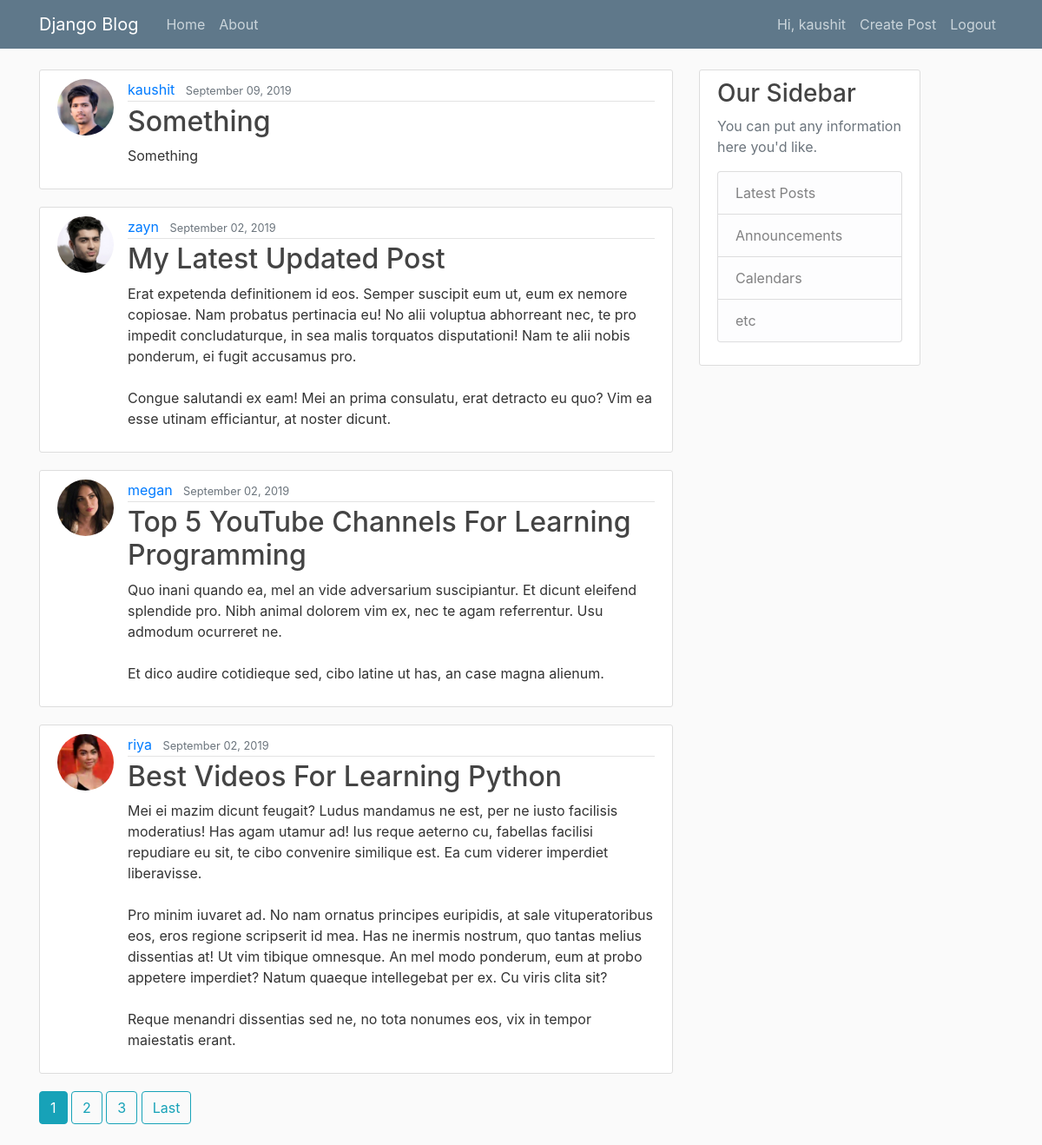
The app's page / (signed in) with its own data.
### blog/models.py (models this page shows, shortened)
class Post(models.Model):
    title = models.CharField(max_length=100)
    content = models.TextField()
    date_posted = models.DateTimeField(default=timezone.now)
    author = models.ForeignKey(User, on_delete=models.CASCADE)

### user/models.py (models this page shows, shortened)
class Profile(models.Model):
    user = models.OneToOneField(User, on_delete=models.CASCADE)
    image = ResizedImageField(upload_to='profile_pic',
                              default='default.png', size=[300, 300], crop=['middle', 'center'])

### blog/views.py (the view)
# urls.py: path('', views.PostListView.as_view(), name='blog-home'),
class PostListView(LoginRequiredMixin, ListView):
    model = Post
    template_name = 'blog/home.html'
    context_object_name = 'post'
    ordering = ['-date_posted']
    paginate_by = 4

### blog/templates/blog/home.html (shortened to what this page needs)
{% extends "blog/base.html" %}
{% block content %}
{% for post in post %}
<div>
    <article class="media content-section">
        <img class="rounded-circle article-img" src="{{ post.author.profile.image.url }}">
        <div class="media-body">
            <div class="article-metadata">
                <a class="mr-2" href="{% url 'user-posts' post.author.username %}">{{post.author}}</a>
                <small class="text-muted">{{post.date_posted|date:"F d, Y"}}</small>
            </div>
            <h2><a class="article-title" href="{% url 'detail-post' post.id %}">{{post.title}}</a></h2>
            <p class="article-content">{{post.content}}</p>
        </div>
    </article>
</div>
{% endfor %}
{% if is_paginated %}
{% for num in page_obj.paginator.page_range %}
{% if page_obj.number == num %}
<a class="btn btn-info mb-4" href="?page={{ num }}">{{ num }}</a>
{% elif num > page_obj.number|add:'-3' and num < page_obj.number|add:'3' %}
<a class="btn btn-outline-info mb-4" href="?page={{ num }}">{{ num }}</a>
{% endif %}
{% endfor %}
{% if page_obj.has_next %}
<a class="btn btn-outline-info mb-4" href="?page={{ page_obj.paginator.num_pages }}">Last</a>
{% endif %}
{% endif %}
{% endblock content %}

### blog/templates/blog/base.html (shortened to what this page needs)
{% load static %}
<!DOCTYPE html>
<html lang="en">
<head>
    <link rel="stylesheet" href="https://maxcdn.bootstrapcdn.com/bootstrap/4.0.0/css/bootstrap.min.css"
>
    <link rel="stylesheet" type="text/css" href="{% static 'blog/main.css' %}">
</head>
<body>
    <header class="site-header">
        <nav class="navbar navbar-expand-md navbar-dark bg-steel fixed-top">
            <div class="container">
                <a class="navbar-brand mr-4" href="{% url 'blog-home' %}">Django Blog</a>
                <div class="collapse navbar-collapse" id="navbarToggle">
                    <div class="navbar-nav mr-auto">
                        <a class="nav-item nav-link" href="{% url 'blog-home' %}">Home</a>
                        <a class="nav-item nav-link" href="{% url 'blog-about' %}">About</a>
                    </div>
                    <div class="navbar-nav">
                        {% if user.is_authenticated %}
                        <a class="nav-item nav-link" href="{% url 'user-profile' user.username %}">Hi, {{user.username}}
                        </a>
                        <a class="nav-item nav-link" href="{% url 'create-post' %}">Create Post</a>
                        <a class="nav-item nav-link" href="{% url 'user-logout' %}">Logout</a>
                        {% else %}
                        <a class="nav-item nav-link" href="{% url 'user-login' %}">Login</a>
                        <a class="nav-item nav-link" href="{% url 'user-register' %}">Register</a>
                        {% endif %}
                    </div>
                </div>
            </div>
        </nav>
    </header>
    <main role="main" class="container">
        <div class="row">
            <div class="col-md-8">
                {% block content %}
                {% endblock %}
            </div>
            <div class="col-md-3">
                <div class="content-section">
                    <h3>Our Sidebar</h3>
                    <p class='text-muted'>You can put any information here you'd like.
                        <ul class="list-group">
                            <li class="list-group-item list-group-item-light">Latest Posts</li>
                            <li class="list-group-item list-group-item-light">Announcements</li>
                            <li class="list-group-item list-group-item-light">Calendars</li>
                            <li class="list-group-item list-group-item-light">etc</li>
                        </ul>
                    </p>
                </div>
            </div>
        </div>
    </main>
</body>
</html>

### blog/static/blog/main.css (style rules this page uses)
body { background: #fafafa; color: #333333; margin-top: 5rem; }
h1, h2, h3, h4, h5, h6 { color: #444444; }
ul { margin: 0; }
.bg-steel { background-color: #5f788a; }
.site-header .navbar-nav .nav-link { color: #cbd5db; }
.content-section { background: #ffffff; padding: 10px 20px; border: 1px solid #dddddd; border-radius: 3px; margin-bottom: 20px; }
.article-title { color: #444444; }
.article-content { white-space: pre-line; }
.article-img { height: 65px; width: 65px; margin-right: 16px; }
.article-metadata { padding-bottom: 1px; margin-bottom: 4px; border-bottom: 1px solid #e3e3e3 }

### records on screen
Post: author.profile.image (picture), author "kaushit", date_posted "September 09, 2019", title "Something", content "Something"
Post: author.profile.image (picture), author "zayn", date_posted "September 02, 2019", title "My Latest Updated Post", content "Erat expetenda definitionem id eos. Semper suscipit eum ut, eum ex nemore copiosae. Nam probatus pertinacia eu! No alii voluptua abhorreant nec, te pro impedit concludaturque, in sea malis torquatos disputationi! Nam te alii nobis ponderum, ei fugit accusamus pro. Congue salutandi ex eam! Mei an prima consulatu, erat detracto eu quo? Vim ea esse utinam efficiantur, at noster dicunt."
Post: author.profile.image (picture), author "megan", date_posted "September 02, 2019", title "Top 5 YouTube Channels For Learning Programming", content "Quo inani quando ea, mel an vide adversarium suscipiantur. Et dicunt eleifend splendide pro. Nibh animal dolorem vim ex, nec te agam referrentur. Usu admodum ocurreret ne. Et dico audire cotidieque sed, cibo latine ut has, an case magna alienum."
Post: author.profile.image (picture), author "riya", date_posted "September 02, 2019", title "Best Videos For Learning Python", content "Mei ei mazim dicunt feugait? Ludus mandamus ne est, per ne iusto facilisis moderatius! Has agam utamur ad! Ius reque aeterno cu, fabellas facilisi repudiare eu sit, te cibo convenire similique est. Ea cum viderer imperdiet liberavisse. Pro minim iuvaret ad. No nam ornatus principes euripidis, at sale vituperatoribus eos, eros regione scripserit id mea. Has ne inermis nostrum, quo tantas melius dissentias at! Ut vim tibique omnesque. An mel modo ponderum, eum at probo appetere imperdiet? Natum quaeque intellegebat per ex. Cu viris clita sit? Reque menandri dissentias sed ne, no tota nonumes eos, vix in tempor maiestatis erant."

### other values on screen
{{ user.username }} "kaushit"
{{ num }} "1"
{{ num }} "2" "3"
